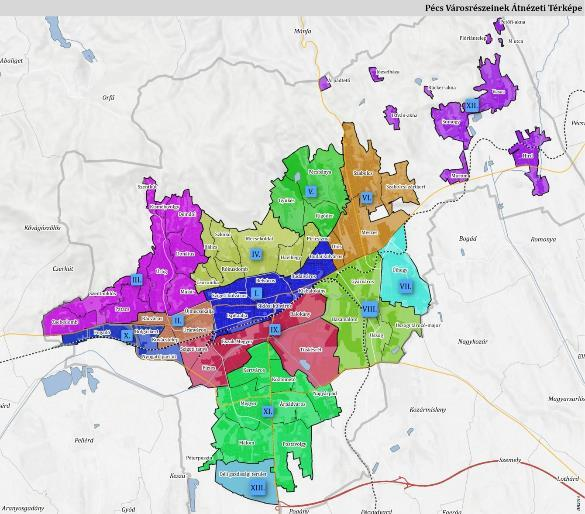
#> input picture data/neighborhoods/sources/municipal-pecs-first-inferred/pecs-p48-names.jpeg, 585 x 514 px
$ python manual-islands-verify.py
#> lines starting #> are read from the running program, lines starting #| are printed output that depends on the picture
#!/usr/bin/env python3
"""Verify explicit manually read source-stroke paths; no path inference or fitting."""
from pathlib import Path
import argparse,hashlib,json
from PIL import Image,ImageDraw
from shapely.geometry import Polygon

P=Path(__file__).resolve().parent
SOURCE=P.parent/'municipal-pecs-first-inferred/pecs-p48-names.jpeg'
PATHS={
 'arpadteto': [[324,75],[325,76],[326,77],[326,78],[327,79],[327,80],[328,81],[329,82],[329,83],[330,84],[330,85],[330,86],[329,87],[328,87],[327,88],[326,88],[325,89],[324,89],[323,90],[322,90],[321,90],[320,89],[320,88],[319,87],[319,86],[319,85],[319,84],[319,83],[319,82],[319,81],[319,80],[319,79],[320,78],[321,77],[322,77],[323,76],[324,75]],
 'm-utca': [[498,38],[499,38],[500,38],[501,38],[502,39],[502,40],[502,41],[502,42],[502,43],[502,44],[503,45],[503,46],[502,46],[501,46],[501,45],[501,44],[501,43],[500,42],[499,41],[499,40],[498,39],[498,38]],
}
META={
 'arpadteto':{'sourceName':'Árpádtető','sourceLabelAnchorPixel':[343,80],'crop':[316,72,335,94],
 'sourceObservation':'Complete purple island below the gray administration line. The north path uses [324,75] and [325,76] rather than the separate gray line near [327,72–73]. The western brown-purple stroke is adjacent to the yellow road. The pale right-upper edge pixel [329,82] is ambiguous even though the two neighbouring path vertices are dark purple strokes.',
 'completeStrokePathAuthorApproved':False},
 'm-utca':{'sourceName':'M utca','sourceLabelAnchorPixel':[514,43],'crop':[494,35,508,50],
 'sourceObservation':'Complete tiny dark curved/vertical island separate from the M utca label and neighbouring islands. The path follows the dark upper cap, eastern side, small southeastern foot, then inner western contour back to the cap. Figure12 shows the corresponding isolated curved island with a gray center, not a landuse surface.',
 'completeStrokePathAuthorApproved':True},
}

def encoded(x):return json.dumps(x,ensure_ascii=False,indent=2,allow_nan=False)+'\n'
def sha(f):return hashlib.sha256(f.read_bytes()).hexdigest()

def build(images):
#> called with images = True
 im=Image.open(SOURCE).convert('RGB');out=[]
#> in build, im is the input picture: PIL image 585x514 RGB; mean R, G, B 209.8, 210.6, 209.5
 for slug,points in PATHS.items():
  meta=META[slug];assert points[0]==points[-1]
  assert len(set(map(tuple,points[:-1])))==len(points)-1
  steps=[max(abs(a[0]-b[0]),abs(a[1]-b[1]))for a,b in zip(points,points[1:])]
  assert all(x==1 for x in steps)
  polygon=Polygon(points);assert polygon.is_valid and polygon.area>0
  vertices=[]
  for i,(x,y)in enumerate(points):
   if slug=='arpadteto':
    assessment='Manually read center of the continuous original purple/dark outer stroke in local source context.'
    ambiguity=False
    if [x,y]==[329,82]:
     assessment='Pale mixed purple edge between dark path pixels [328,81] and [329,83]; its exact stroke identity is not independently certain. No gap is bridged beyond one neighbouring pixel.';ambiguity=True
    if x==319 or (x==320 and y>=88):
     assessment+=' Brown/purple mixing with the adjacent yellow road limits edge-center precision.'
   else:
    assessment='Manually read dark original island outer-stroke center; adjacent non-island background and gray internal fill were compared in the native grid.';ambiguity=False
    if [x,y]==[503,46]:assessment+=' Gray antialias toe; connected directly to the dark foot [503,45] and [502,46].'
   vertices.append({'sequenceIndex':i,'sourcePixel':[x,y],'originalRgb':list(im.getpixel((x,y))),'manualOuterStrokeAssessment':assessment,'authorUnresolvedStrokeIdentity':ambiguity})
  row={k:v for k,v in meta.items()if k!='crop'}
  row.update({'id':slug,'coordinateSpace':'Original Figure9 integer pixel centers, x right/y down, zero-based; no geographic coordinates.','path':points,'vertices':vertices,'sourcePixelPathSha256':hashlib.sha256(json.dumps(points,separators=(',',':')).encode()).hexdigest(),'closed':True,'allStepsAre8Neighbour':True,'maximumChebyshevStepPixels':max(steps),'simpleValidSourcePixelRing':True,'sourcePixelCenterRingArea':polygon.area,'unresolvedVertexIndices':[v['sequenceIndex']for v in vertices if v['authorUnresolvedStrokeIdentity']],'cropBox':meta['crop'],'maskGrowthThresholdChangeClosingFillRepairSnapUsed':False,'sourceQuarterMapFootprintRoleSupported':True,'independentQaCompleted':False,'approvedForGeographicPolygon':False,'claimedAbsoluteAccuracy':None})
  out.append(row)
  if images:
   crop=meta['crop'];z=32;c=im.crop(crop).resize(((crop[2]-crop[0])*z,(crop[3]-crop[1])*z),Image.Resampling.NEAREST);draw=ImageDraw.Draw(c)
   coords=[((x-crop[0]+.5)*z,(y-crop[1]+.5)*z)for x,y in points];draw.line(coords,fill=(0,255,255),width=2)
   for v,(xx,yy)in zip(vertices,coords):draw.ellipse((xx-3,yy-3,xx+3,yy+3),fill=(255,150,0)if v['authorUnresolvedStrokeIdentity']else(0,255,255))
   c.save(P/('manual-islands-'+slug+'-path-preview.png'))
#> this loop made 2 passes
#> pass 1, in build, `c = im.crop(crop).resize(((crop[2] - crop[0]) * z, (crop[3] - crop[1])`:
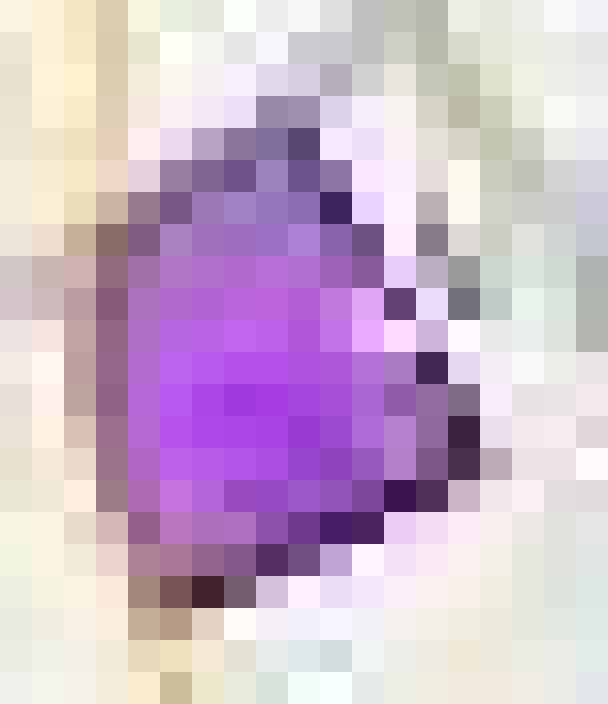
#> c: PIL image 608x704 RGB; mean R, G, B 205.6, 183, 205.7
#> pass 1, in build, `c.save(P/('manual-islands-'+slug+'-path-preview.png'))`:
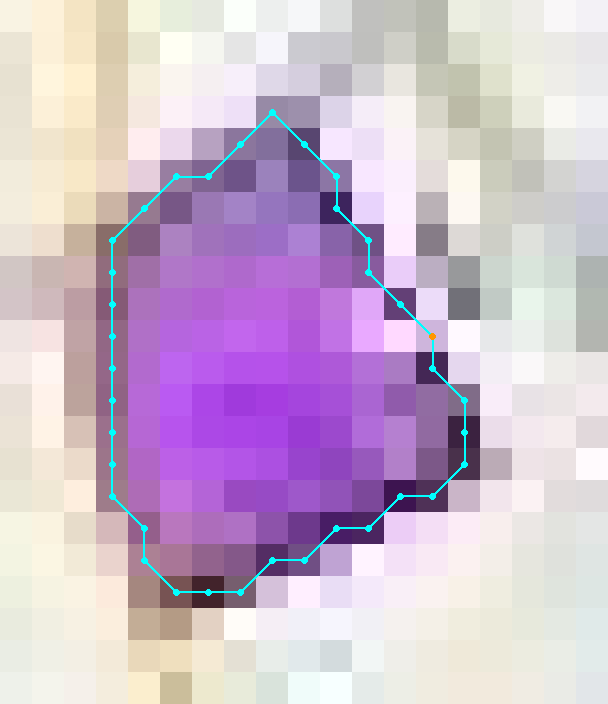
#> saved as manual-islands-arpadteto-path-preview.png: PIL image 608x704 RGB; mean R, G, B 204.6, 184.4, 206.8
#> pass 2, in build, `c = im.crop(crop).resize(((crop[2] - crop[0]) * z, (crop[3] - crop[1])`:
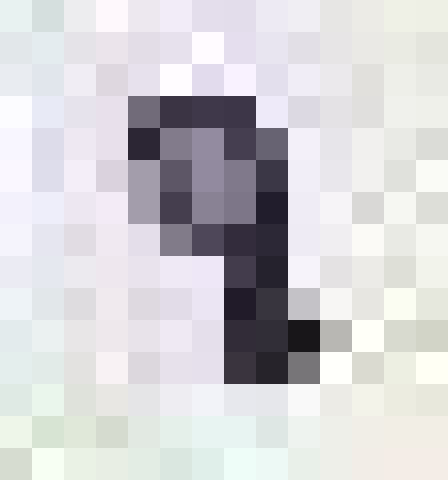
#> c: PIL image 448x480 RGB; mean R, G, B 209.8, 208.7, 211.9
#> pass 2, in build, `c.save(P/('manual-islands-'+slug+'-path-preview.png'))`:
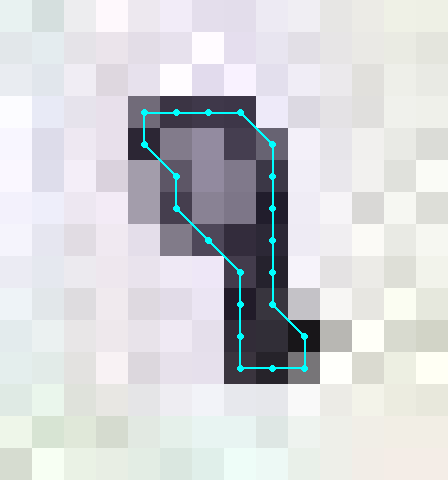
#> saved as manual-islands-m-utca-path-preview.png: PIL image 448x480 RGB; mean R, G, B 209.2, 210.6, 213.6
#> after the loop, out = 2 items
 return {'schemaVersion':1,'status':'author_paths_for_independent_source_qa','sourceImage':'../municipal-pecs-first-inferred/pecs-p48-names.jpeg','sourceImageSha256':sha(SOURCE),'method':'Explicit manually listed original pixel-center paths. Validation checks only literal RGB, 8-neighbour adjacency, closure, and simple ring arithmetic. No automatic pathfinding, mask expansion or stroke gap closure.','records':out,'newGeographicPolygons':0,'primaryApproval':False,'claimedAbsoluteAccuracy':None,'usableForAddressAssignment':False}

def main():
 ap=argparse.ArgumentParser();ap.add_argument('--check',action='store_true');args=ap.parse_args();d=build(not args.check);f=P/'manual-islands-author-paths.json';t=encoded(d)
#> after `d = build(not args.check)`: d = 10 items
 if args.check:assert f.read_text()==t
 else:f.write_text(t)
 print(encoded({'check':args.check,'closed8NeighbourPaths':2,'authorUnambiguousPaths':sum(r['completeStrokePathAuthorApproved']for r in d['records']),'independentQaCompleted':False,'geographicPolygons':0}))
#| {
#|   "check": false,
#|   "closed8NeighbourPaths": 2,
#|   "authorUnambiguousPaths": 1,
#|   "independentQaCompleted": false,
#|   "geographicPolygons": 0
#| }

if __name__=='__main__':main()

$ run again, with data/neighborhoods/sources/municipal-pecs-first-inferred/pecs-p63-density.jpeg copied over data/neighborhoods/sources/municipal-pecs-first-inferred/pecs-p48-names.jpeg
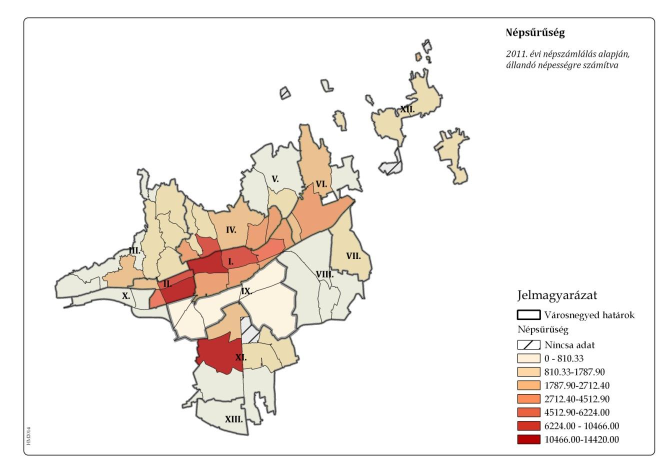
#> input picture data/neighborhoods/sources/municipal-pecs-first-inferred/pecs-p63-density.jpeg, 1341 x 946 px (shown at 1/2 size)
#> in build, im is the input picture: PIL image 1341x946 RGB; mean R, G, B 244.1, 240, 236.3
#> the loop in build, `for slug,points in PATHS.items():` made 2 passes
#> pass 1, in build, `c.save(P/('manual-islands-'+slug+'-path-preview.png'))`:
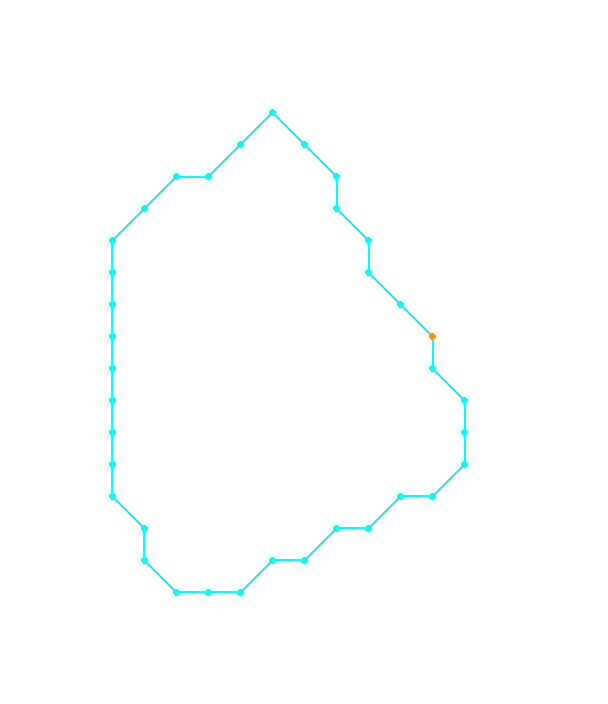
#> saved as manual-islands-arpadteto-path-preview.png: PIL image 608x704 RGB; mean R, G, B 252.8, 255, 255
#> pass 2, in build, `c.save(P/('manual-islands-'+slug+'-path-preview.png'))`:
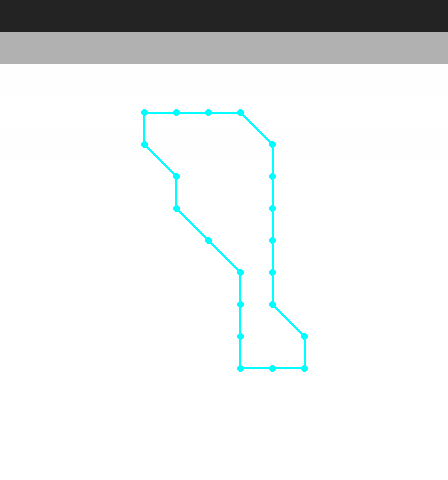
#> saved as manual-islands-m-utca-path-preview.png: PIL image 448x480 RGB; mean R, G, B 232.6, 235, 235
#> after the loop in build, `for slug,points in PATHS.items():`: out = 2 items
#> d = 10 items
#| {
#|   "check": false,
#|   "closed8NeighbourPaths": 2,
#|   "authorUnambiguousPaths": 1,
#|   "independentQaCompleted": false,
#|   "geographicPolygons": 0
#> (further printed lines are left out)

$ run again, with data/neighborhoods/sources/municipal-pecs-first-inferred/pecs-review-single-pixel-holes-contact.png saved as data/neighborhoods/sources/municipal-pecs-first-inferred/pecs-p48-names.jpeg
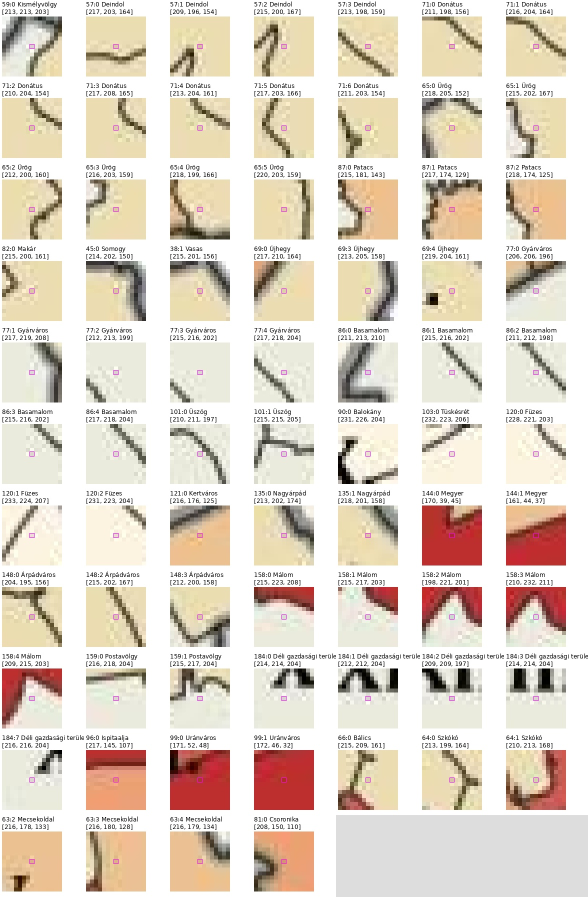
#> input picture data/neighborhoods/sources/municipal-pecs-first-inferred/pecs-review-single-pixel-holes-contact.png, 1176 x 1793 px (shown at 1/2 size)
#> in build, im is the input picture: PIL image 1176x1793 RGB; mean R, G, B 227, 216.3, 203.8
#> the loop in build, `for slug,points in PATHS.items():` made 2 passes
#> pass 1, in build, `c.save(P/('manual-islands-'+slug+'-path-preview.png'))`:
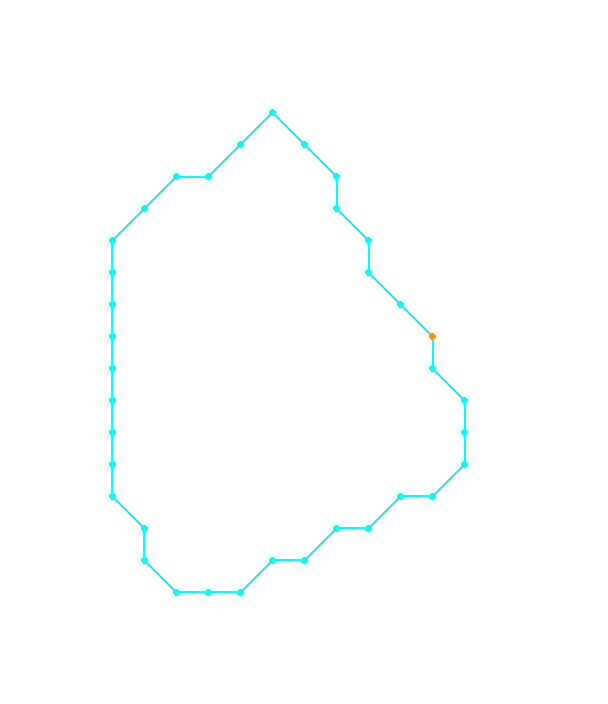
#> saved as manual-islands-arpadteto-path-preview.png: PIL image 608x704 RGB; mean R, G, B 252.8, 255, 255
#> pass 2, in build, `c.save(P/('manual-islands-'+slug+'-path-preview.png'))`:
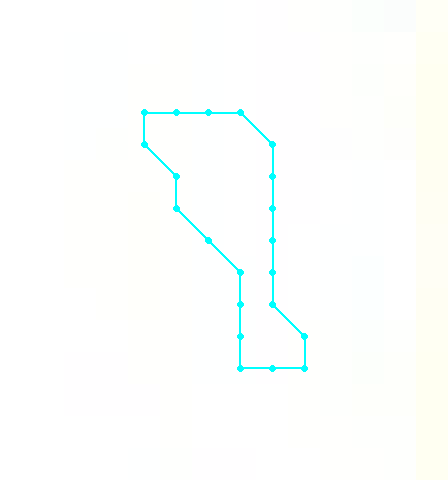
#> saved as manual-islands-m-utca-path-preview.png: PIL image 448x480 RGB; mean R, G, B 252.3, 254.8, 253.3
#> after the loop in build, `for slug,points in PATHS.items():`: out = 2 items
#> d = 10 items
#| {
#|   "check": false,
#|   "closed8NeighbourPaths": 2,
#|   "authorUnambiguousPaths": 1,
#|   "independentQaCompleted": false,
#|   "geographicPolygons": 0
#> (further printed lines are left out)
